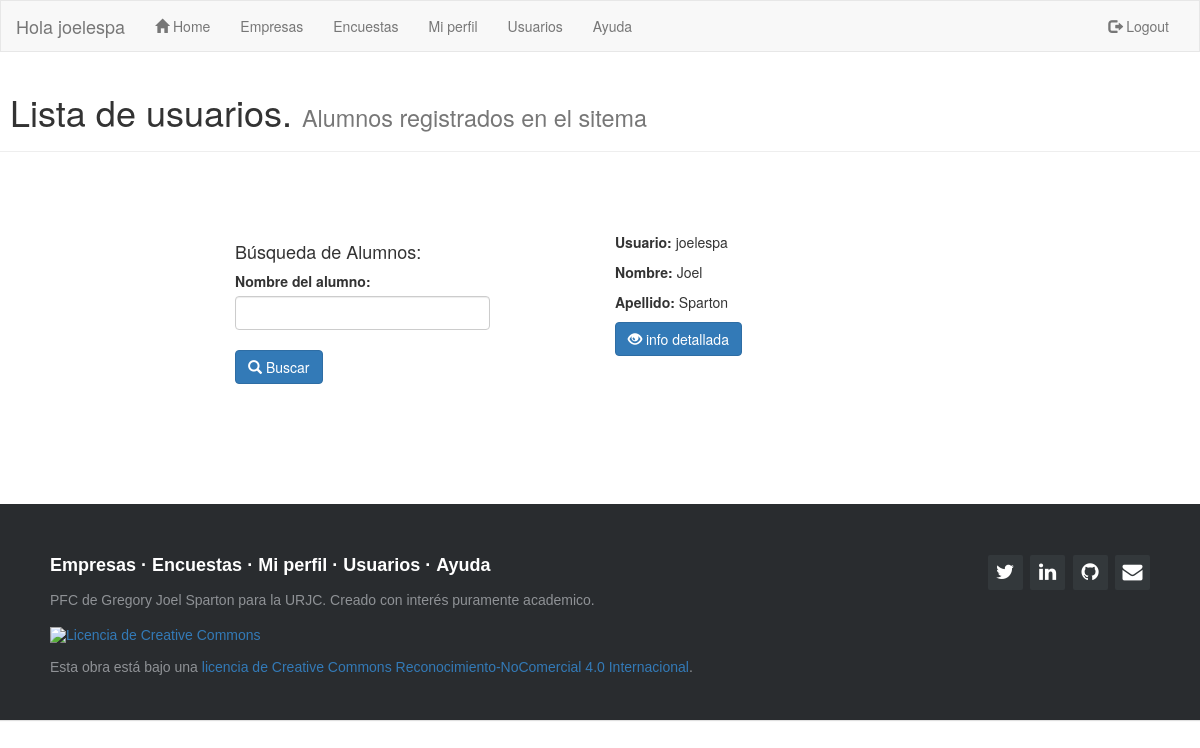
The app's page /usuarios/ (signed in), older data.
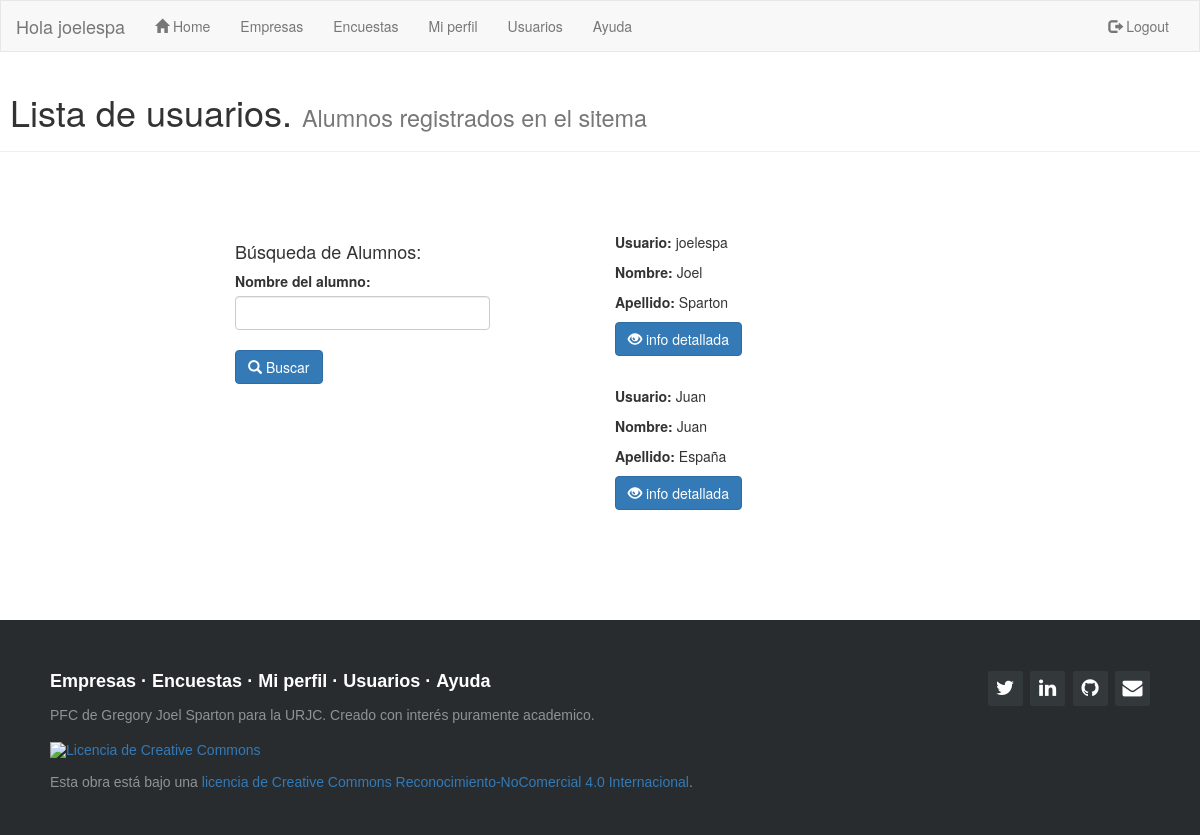
The same page, newer data.
### sopa/models.py (models this page shows)
class usuarios(AbstractUser):
    id_grado = models.IntegerField(null=True,blank=True,default='0')

### sopa/views.py (the view)
# urls.py: url(r'^usuarios/$', views.lista_usuarios, name='lista_usuarios'),
@login_required
def lista_usuarios(request):
    usuario = usuarios.objects.all()
    return render(request, 'sopa/lista_alumnos.html', {'titulo': 'SOPA lista usuarios' ,'alumnos' : usuario})

### sopa/templates/sopa/lista_alumnos.html (shortened to what this page needs)
{% extends "sopa/index.html" %}
{% block content %}
<div class="page-header">
  <h1>&nbsp;Lista de usuarios. <small>Alumnos registrados en el sitema</small></h1>
</div>
<div class="container">
    <br />
    <br />
    <br />
    <div class="col-md-3 col-md-offset-2">
      <h4> Búsqueda de Alumnos: </h4>
        <form action="/usuarios/buscar/" method="POST">
        <label for= "e">Nombre del alumno:</label>
        <input id="e" type="text" class="form-control" name = "e" ><br>
        <button type="submit" class="btn btn-primary" value="Buscar"><span class="glyphicon glyphicon-search" aria-hidden="true"></span> Buscar</button>
        </form>
   <br>
   <br>
 </div>
<div class ="col-md-5 col-md-offset-1">
{% for alumno in alumnos %}
  <p><b> Usuario:</b> {{alumno.username}} </p>
  <p><b> Nombre:</b> {{alumno.first_name}} </p>
  <p><b> Apellido:</b> {{alumno.last_name}} </p>
  <p><a href= '/usuarios/{{alumno.username}}' class="btn btn-primary" role="button">
    <span class="glyphicon glyphicon-eye-open" aria-hidden="true"></span>    info detallada</a></span></p>
  <br>
{% endfor %}
</div>
</div>
{% endblock content %}

### sopa/templates/sopa/index.html (shortened to what this page needs)
{% load staticfiles %}
<!DOCTYPE html>
<html lang="en">
<head>
  <link rel="stylesheet" href="https://maxcdn.bootstrapcdn.com/bootstrap/3.3.7/css/bootstrap.min.css">
  <link rel="stylesheet" href="{% static 'css/sopa.css' %}">
  <link href="//maxcdn.bootstrapcdn.com/font-awesome/4.1.0/css/font-awesome.min.css" rel="stylesheet">
</head>
  <nav class="navbar navbar-default">
    <div class="container-fluid">
      <div class="navbar-header">
        <a class="navbar-brand" >Hola {{ user.username }}</a>
      </div>
      <div class="collapse navbar-collapse" id="myNavbar">
        <ul class="nav navbar-nav">
          <li><a href="/"><span class="glyphicon glyphicon-home" aria-hidden="true"></span> Home</a></li>
          <li><a title="Empresas" href="/empresas">Empresas</a></li>
          <li><a title="Encuestas" href="/encuesta">Encuestas</a></li>
          <li><a title="Mi perfil" href="/usuarios/miperfil">Mi perfil</a></li>
          <li><a title="Usuarios" href="/usuarios">Usuarios</a></li>
          <li><a title="Ayuda" href="/ayuda">Ayuda</a></li>
        </ul>
        <ul class="nav navbar-nav navbar-right">
          {% if user.is_authenticated %}
          <li><a href="/logout"><span class="glyphicon glyphicon-log-out"></span> Logout</a></li>
          {% endif %}
        </ul>
      </div>
  </div>
</nav>
<body>
{% block content %}
{% endblock content %}
</body>
<footer class="footer-distributed">
  <div class="footer-right">
    <a href="https://twitter.com/joelespa"><i class="fa fa-twitter"></i></a>
    <a href="https://www.linkedin.com/in/joel-sparton-05886665/"><i class="fa fa-linkedin"></i></a>
    <a href="https://github.com/joelespa"><i class="fa fa-github"></i></a>
    <a href="mailto:joelespa@hotmail.com"><i class="fa fa-envelope" aria-hidden="true"></i>
  </div>
  <div class="footer-left">
    <p class="footer-links">
      <a href="/empresas">Empresas</a>
      ·
      <a href="/encuesta">Encuestas</a>
      ·
      <a href="/usuarios/miperfil">Mi perfil</a>
      ·
      <a href="/usuarios">Usuarios</a>
      ·
      <a href="/ayuda">Ayuda</a>
    </p>
    <p>PFC de Gregory Joel Sparton para la URJC. Creado con interés puramente academico.</p><br>
    <p><a rel="license" href="http://creativecommons.org/licenses/by-nc/4.0/"><img alt="Licencia de Creative Commons" style="border-width:0" src="https://i.creativecommons.org/l/by-nc/4.0/88x31.png" /></a><br><br>Esta obra está bajo una <a rel="license" href="http://creativecommons.org/licenses/by-nc/4.0/">licencia de Creative Commons Reconocimiento-NoComercial 4.0 Internacional</a>.</p>
  </div>
</footer>

Row changes from the older to the newer data that the page shows:
added usuarios: username "Juan", first_name "Juan", last_name "España"
